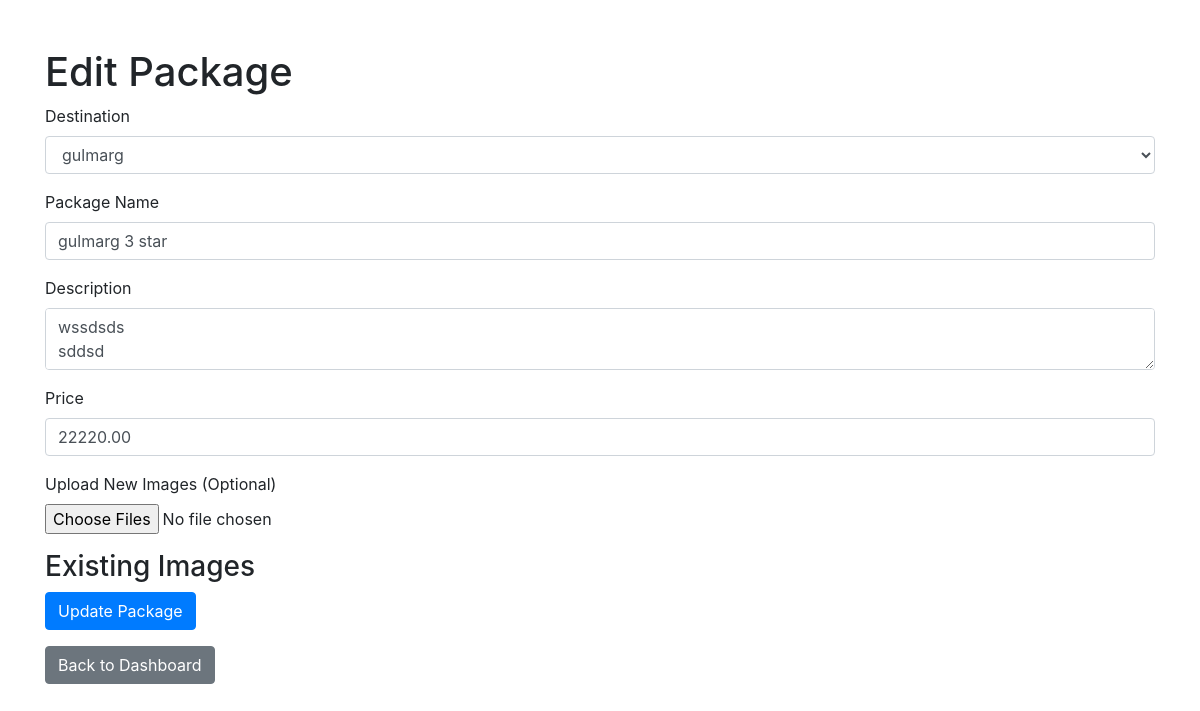
The app's page /admin/edit_package.php?id=6 (signed in), older data.
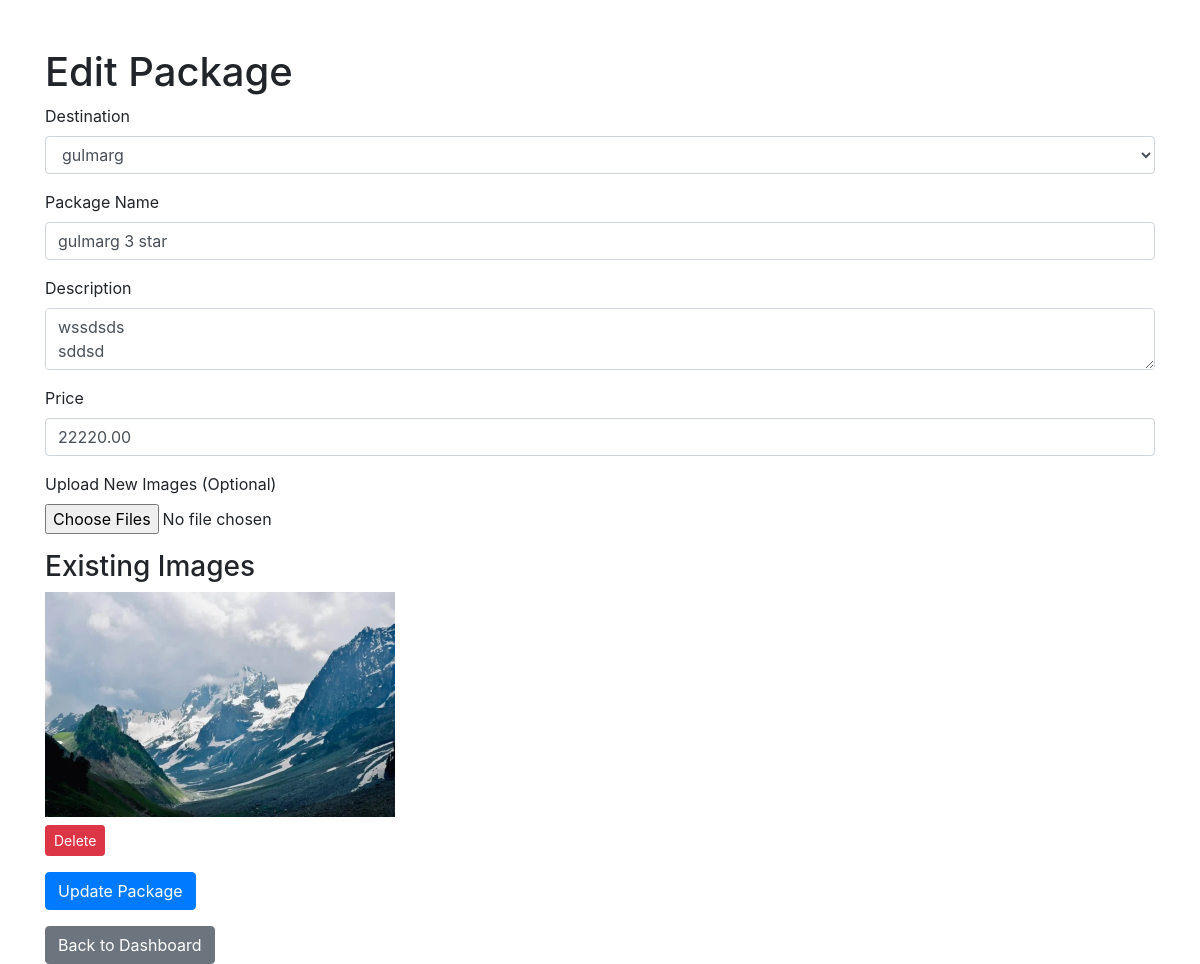
The same page, newer data.
### tables this page shows
CREATE TABLE `packages_images` (
  `id` int(11) NOT NULL,
  `package_id` int(11) NOT NULL,
  `image` varchar(255) NOT NULL
);

### admin/edit_package.php (the view, shortened to what this page needs)
<?php
require 'db_connect.php';
$package_id = $_GET['id'];
$stmt = $pdo->prepare("SELECT * FROM packages WHERE id = ?");
$stmt->execute([$package_id]);
$package = $stmt->fetch(PDO::FETCH_ASSOC);
$stmtImages = $pdo->prepare("SELECT * FROM packages_images WHERE package_id = ?");
$stmtImages->execute([$package_id]);
$images = $stmtImages->fetchAll(PDO::FETCH_ASSOC);
?>
<!DOCTYPE html>
<html lang="en">
<head>
    <link href="https://maxcdn.bootstrapcdn.com/bootstrap/4.5.2/css/bootstrap.min.css" rel="stylesheet">
</head>
<body>
    <div class="container mt-5">
        <h1>Edit Package</h1>
        <form action="" method="POST" enctype="multipart/form-data">
            <div class="form-group">
                <label for="destination_id">Destination</label>
                <select name="destination_id" id="destination_id" class="form-control" required>
                    <?php
                    $stmtDestinations = $pdo->query("SELECT * FROM destinations");
                    while ($destination = $stmtDestinations->fetch(PDO::FETCH_ASSOC)) {
                        $selected = $destination['id'] == $package['destination_id'] ? 'selected' : '';
                        echo "<option value=\"{$destination['id']}\" $selected>{$destination['name']}</option>";
                    }
                    ?>
                </select>
            </div>
            <div class="form-group">
                <label for="name">Package Name</label>
                <input type="text" name="name" id="name" class="form-control" value="<?= htmlspecialchars($package['name']) ?>" required>
            </div>
            <div class="form-group">
                <label for="description">Description</label>
                <textarea name="description" id="description" class="form-control" required><?= htmlspecialchars($package['description']) ?></textarea>
            </div>
            <div class="form-group">
                <label for="price">Price</label>
                <input type="number" step="0.01" name="price" id="price" class="form-control" value="<?= htmlspecialchars($package['price']) ?>" required>
            </div>
            <div class="form-group">
                <label for="images">Upload New Images (Optional)</label>
                <input type="file" name="images[]" id="images" class="form-control-file" multiple>
            </div>
            <h3>Existing Images</h3>
            <div class="row">
                <?php foreach ($images as $image): ?>
                    <div class="col-md-4 mb-3">
                        <img src="<?= htmlspecialchars($image['image']) ?>" class="img-fluid" alt="Image">
                        <a href="?id=<?= $package_id ?>&delete_image_id=<?= $image['id'] ?>" class="btn btn-danger btn-sm mt-2" onclick="return confirm('Are you sure you want to delete this image?');">Delete</a>
                    </div>
                <?php endforeach; ?>
            </div>
            <button type="submit" class="btn btn-primary">Update Package</button>
        </form>
        <a href="dashboard.php" class="btn btn-secondary mt-3">Back to Dashboard</a>
    </div>
</body>
</html>

Row changes from the older to the newer data that the page shows:
now on this page (row edited): packages_images: image (picture)
